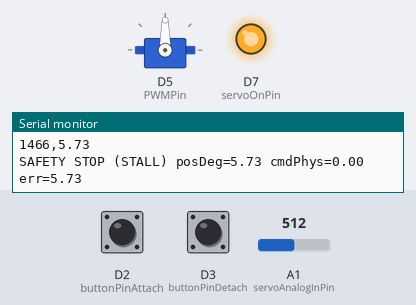
Simulated run of this sketch. Board: Arduino MKR. Parts: servo, output pins drawn as LEDs (lit = HIGH), the last lines printed to the serial monitor. The test bench sets the inputs (shaded band); at power-on: D2 (buttonPinAttach) HIGH, D3 (buttonPinDetach) HIGH, A1 (servoAnalogInPin) = 512.

Above: at 2.2 s.
2.3 s: D2 (buttonPinAttach) pulled LOW for 0.15 s
At 2.52 s:
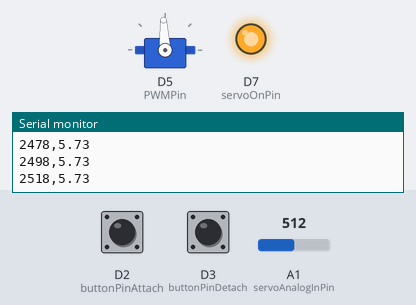
3.9 s: D3 (buttonPinDetach) pulled LOW for 0.15 s
5.5 s: D2 (buttonPinAttach) pulled LOW for 1 s
At 5.66 s:
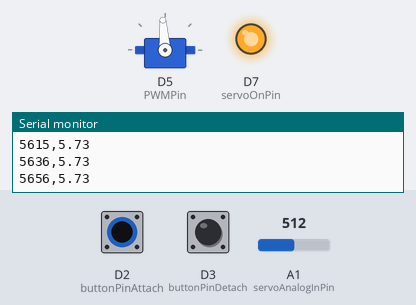
Timing chart, 0 to 8.5 s (numbered marks = the images above; inputs shaded):
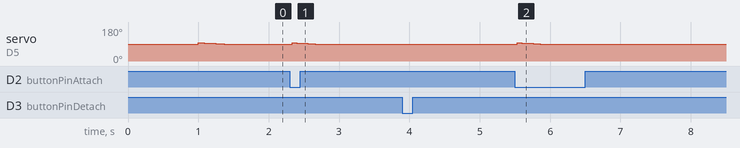

The sketch:

data_logging.ino
```cpp
/*
  EduExo - WiFi AP + WebServer + Servo position commands + Minimum-Jerk + Stall Safety
  - AP WiFi (open)
  - Comandi ricevuti via TCP su porta 80 (anche stringhe tipo "yellow\n" o "GET /yellow HTTP/1.1")
  - Target fisico: 0..90 [deg]
  - Comando servo: target fisico + offset (clamp 0..180)
  - Feedback analogico su A1 -> deg (calibrazione lineare)
  - Traiettoria minimum-jerk (quintica) per passare al target senza step
  - Safety: stallo (errore grande + movimento quasi nullo per N cicli) + pulsanti detach/attach
*/

#include <SPI.h>
#include <WiFiNINA.h>
#include <Servo.h>
#include <math.h>

// ----------------- WiFi -----------------
char ssid[] = "Arduino Antonio";
int status = WL_IDLE_STATUS;
WiFiServer server(80);

// ----------------- Servo & IO -----------------
Servo myservo;
const int servoOnPin       = 7;
const int PWMPin           = 5;
const int servoAnalogInPin = A1;

const int buttonPinDetach  = 3;   // emergency detach
const int buttonPinAttach  = 2;   // reset safety + attach

// ----------------- ROM fisico -----------------
const float PHYS_MIN = 0.0f;     // [deg]
const float PHYS_MAX = 90.0f;    // [deg]

// Offset comando servo (calibralo bene)
float posOffset = 90.0f;         // [deg]

// ----------------- Encoder -> gradi (calibrazione lineare) -----------------
const float posServo1  = 0.0f;
const float posServo2  = 90.0f;
const float posSensor1 = 540.0f;
const float posSensor2 = 100.0f;

// ----------------- Controllo a tempo fisso -----------------
const uint16_t CTRL_HZ = 50;                    // 50 Hz
const uint32_t CTRL_DT_MS = 1000UL / CTRL_HZ;   // 20 ms
uint32_t lastCtrlMs = 0;

// Letture e filtraggio
float posIs = 0.0f;        // ADC raw
float posDeg = 0.0f;       // deg raw
float posDegFilt = 0.0f;   // deg filtrato
const float LPF_ALPHA = 0.2f; // 0..1

// ----------------- Target & Trajectory (minimum jerk) -----------------
float targetPhys = 0.0f;   // target fisico [deg] 0..90
float cmdPhys = 0.0f;      // comando fisico corrente [deg] (prima dell'offset)

// Traiettoria: q(t)=q0 + dq*(10s^3-15s^4+6s^5), s=t/T in [0,1]
bool  trajActive = false;
float traj_q0 = 0.0f;
float traj_qf = 0.0f;
uint32_t trajStartMs = 0;
uint32_t trajTms = 800;    // durata [ms], ricalcolata

// Limiti envelope per scegliere T (da tarare)
const float VMAX_DEG_S  = 60.0f;     // [deg/s]
const float AMAX_DEG_S2 = 250.0f;    // [deg/s^2]

// ----------------- Safety (stall detection) -----------------
volatile bool reqDetach = false;
volatile bool reqAttach = false;

bool safetyStop = false;
bool servoAttached = true;

float prevPosDegFilt = 0.0f;
uint16_t stillCount = 0;

const float ERR_TOL_DEG   = 5.0f;   // se errore > 5°, mi aspetto movimento
const float STILL_EPS_DEG = 0.4f;   // se movimento < 0.4°/tick -> quasi fermo
const uint16_t STILL_N    = 25;     // 25 ticks a 50 Hz => 0.5 s stallo

// ----------------- Prototipi -----------------
void printWiFiStatus();
void startMinimumJerkTo(float newTargetPhys);
float mapAdcToDeg(float adc);
float clampf(float x, float lo, float hi);
void handleClientNonBlocking();
void parseCommandLine(const String &line);
void updateControlStep();
void applyServoCommand(float physDeg);

// ISR (solo flag)
void isrDetach() { reqDetach = true; }
void isrAttach() { reqAttach = true; }

// ----------------- Setup -----------------
void setup() {
  Serial.begin(9600);
  while (!Serial) {}

  pinMode(servoOnPin, OUTPUT);
  digitalWrite(servoOnPin, HIGH);

  pinMode(buttonPinDetach, INPUT_PULLUP);
  pinMode(buttonPinAttach, INPUT_PULLUP);

  attachInterrupt(digitalPinToInterrupt(buttonPinDetach), isrDetach, FALLING);
  attachInterrupt(digitalPinToInterrupt(buttonPinAttach), isrAttach,  FALLING);

  myservo.attach(PWMPin);
  servoAttached = true;

  Serial.println("Access Point Web Server (AP open)");

  if (WiFi.status() == WL_NO_MODULE) {
    Serial.println("WiFi module failed.");
    while (true) {}
  }

  Serial.print("Creating AP: ");
  Serial.println(ssid);

  status = WiFi.beginAP(ssid);
  if (status != WL_AP_LISTENING) {
    Serial.println("AP creation failed.");
    while (true) {}
  }

  delay(1000);
  server.begin();
  printWiFiStatus();

  // init filtro posizione
  posIs = analogRead(servoAnalogInPin);
  posDeg = mapAdcToDeg(posIs);
  posDegFilt = posDeg;
  prevPosDegFilt = posDegFilt;

  // target iniziale
  targetPhys = clampf(0.0f, PHYS_MIN, PHYS_MAX);
  cmdPhys = targetPhys;
  startMinimumJerkTo(targetPhys);
}

// ----------------- Loop -----------------
void loop() {
  // 1) rete: non deve bloccare
  handleClientNonBlocking();

  // 2) pulsanti (fuori ISR)
  if (reqDetach) {
    reqDetach = false;
    if (servoAttached) {
      myservo.detach();
      servoAttached = false;
    }
    safetyStop = true;
    Serial.println("EMERGENCY DETACH -> safetyStop=TRUE");
  }

  if (reqAttach) {
    reqAttach = false;
    if (!servoAttached) {
      myservo.attach(PWMPin);
      servoAttached = true;
    }
    safetyStop = false;   // reset safety
    stillCount = 0;
    Serial.println("ATTACH + safety reset -> safetyStop=FALSE");
    startMinimumJerkTo(targetPhys); // riparti verso target corrente
  }

  // 3) controllo a tempo fisso
  uint32_t now = millis();
  if (now - lastCtrlMs >= CTRL_DT_MS) {
    lastCtrlMs = now;
    updateControlStep();
  }
}

// ----------------- Networking -----------------
void handleClientNonBlocking() {
  WiFiClient client = server.available();
  if (!client) return;

  client.setTimeout(30);

  // Leggi una linea (raw o HTTP)
  String line = client.readStringUntil('\n');
  line.trim();
  if (line.length() > 0) {
    Serial.print("RX: ");
    Serial.println(line);
    parseCommandLine(line);
  }

  client.println("OK");
  client.stop();
}

void parseCommandLine(const String &line) {
  String s = line;
  s.toLowerCase();

  auto has = [&](const char *kw) -> bool {
    return s.indexOf(kw) >= 0;
  };

  if (safetyStop) {
    // in safetyStop ignoro i comandi di moto
    if (has("attach") || has("reset")) {
      if (!servoAttached) { myservo.attach(PWMPin); servoAttached = true; }
      safetyStop = false;
      stillCount = 0;
      startMinimumJerkTo(targetPhys);
      Serial.println("Remote reset -> safetyStop=FALSE");
    } else {
      Serial.println("Ignored command (safetyStop=TRUE)");
    }
    return;
  }

  if (has("yellow")) {
    targetPhys = 0.0f;
    startMinimumJerkTo(targetPhys);
  } else if (has("blue")) {
    targetPhys = 45.0f;
    startMinimumJerkTo(targetPhys);
  } else if (has("green")) {
    targetPhys = 90.0f;
    startMinimumJerkTo(targetPhys);
  } else if (has("up")) {
    targetPhys = clampf(targetPhys + 5.0f, PHYS_MIN, PHYS_MAX);
    startMinimumJerkTo(targetPhys);
  } else if (has("down")) {
    targetPhys = clampf(targetPhys - 5.0f, PHYS_MIN, PHYS_MAX);
    startMinimumJerkTo(targetPhys);
  } else if (has("stop")) {
    targetPhys = clampf(posDegFilt, PHYS_MIN, PHYS_MAX);
    startMinimumJerkTo(targetPhys);
  }
}

// ----------------- Control step -----------------
void updateControlStep() {
  // 1) misura posizione
  posIs = analogRead(servoAnalogInPin);
  posDeg = mapAdcToDeg(posIs);

  // filtro LPF
  posDegFilt = (1.0f - LPF_ALPHA) * posDegFilt + LPF_ALPHA * posDeg;

  // per stampare SOLO durante la traiettoria (incluso ultimo tick)
  bool wasTrajActive = trajActive;

  // 2) aggiorna traiettoria
  if (trajActive) {
    uint32_t now = millis();
    uint32_t dt = now - trajStartMs;

    float s = (trajTms > 0) ? (float)dt / (float)trajTms : 1.0f;
    if (s >= 1.0f) {
      s = 1.0f;
      trajActive = false;
    }
    if (s < 0.0f) s = 0.0f;

    float s2 = s * s;
    float s3 = s2 * s;
    float s4 = s3 * s;
    float s5 = s4 * s;

    float blend = 10.0f*s3 - 15.0f*s4 + 6.0f*s5;
    cmdPhys = traj_q0 + (traj_qf - traj_q0) * blend;
  } else {
    cmdPhys = clampf(targetPhys, PHYS_MIN, PHYS_MAX);
  }

  // 3) safety stallo
  float err = fabs(cmdPhys - posDegFilt);
  float dpos = fabs(posDegFilt - prevPosDegFilt);
  prevPosDegFilt = posDegFilt;

  if (!safetyStop && servoAttached) {
    if (err > ERR_TOL_DEG && dpos < STILL_EPS_DEG) {
      stillCount++;
    } else {
      stillCount = 0;
    }

    if (stillCount >= STILL_N) {
      safetyStop = true;
      myservo.detach();
      servoAttached = false;
      Serial.print("SAFETY STOP (STALL) posDeg=");
      Serial.print(posDegFilt);
      Serial.print(" cmdPhys=");
      Serial.print(cmdPhys);
      Serial.print(" err=");
      Serial.println(err);
      return;
    }
  }

  // 4) applica comando servo
  if (!safetyStop && servoAttached) {
    applyServoCommand(cmdPhys);
  }

  // 5) stampa SOLO durante esecuzione traiettoria
  if (wasTrajActive) {
    uint32_t tNow = millis();
    Serial.print(tNow);
    Serial.print(",");
    Serial.println(posDegFilt); // o posDeg se vuoi il raw
  }
}

void applyServoCommand(float physDeg) {
  float phys = clampf(physDeg, PHYS_MIN, PHYS_MAX);

  float servoCmd = phys + posOffset;
  servoCmd = clampf(servoCmd, 0.0f, 180.0f);

  myservo.write((int)(servoCmd + 0.5f));
}

// ----------------- Trajectory start -----------------
void startMinimumJerkTo(float newTargetPhys) {
  newTargetPhys = clampf(newTargetPhys, PHYS_MIN, PHYS_MAX);

  traj_q0 = clampf(posDegFilt, PHYS_MIN, PHYS_MAX);
  traj_qf = newTargetPhys;

  float dq = fabs(traj_qf - traj_q0);

  float T1 = (VMAX_DEG_S > 1e-6f) ? (1.875f * dq / VMAX_DEG_S) : 0.8f;
  float T2 = (AMAX_DEG_S2 > 1e-6f) ? sqrtf(5.7735f * dq / AMAX_DEG_S2) : 0.8f;

  float T = T1;
  if (T2 > T) T = T2;

  if (T < 0.35f) T = 0.35f;
  if (T > 2.50f) T = 2.50f;
  T *= 1.25f;

  trajTms = (uint32_t)(T * 1000.0f);
  trajStartMs = millis();
  trajActive = true;

  targetPhys = newTargetPhys;

  Serial.print("New traj: q0=");
  Serial.print(traj_q0);
  Serial.print(" qf=");
  Serial.print(traj_qf);
  Serial.print(" Tms=");
  Serial.println(trajTms);
}

// ----------------- Utils -----------------
float mapAdcToDeg(float adc) {
  float denom = (posSensor2 - posSensor1);
  if (fabs(denom) < 1e-6f) return 0.0f;
  return (adc - posSensor1) * (posServo2 - posServo1) / denom + posServo1;
}

float clampf(float x, float lo, float hi) {
  if (x < lo) return lo;
  if (x > hi) return hi;
  return x;
}

void printWiFiStatus() {
  Serial.print("SSID: ");
  Serial.println(WiFi.SSID());

  IPAddress ip = WiFi.localIP();
  Serial.print("IP: ");
  Serial.println(ip);
}
```

Measured:
- after the input at 2.3 s, servo on D5 (PWMPin): 90° → 96° at once, → 95° 0.07 s later, → 91° 0.06 s later, → 90° 0.20 s later
- after the input at 5.5 s, servo on D5 (PWMPin): 90° → 96° at once, → 95° 0.06 s later, → 94° 0.06 s later, → 90° 0.06 s later
